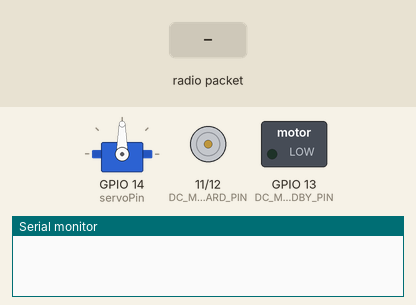
Simulated run of this sketch. Board: ESP32-S3. Parts: servo, motor-driver pin pairs drawn as motors (green arrow = first pin HIGH = forward, orange = second pin HIGH = backward, longer = more drive, stopped while the standby pin is LOW), switched loads named in the sketch (green lamp = pin HIGH), the last lines printed to the serial monitor. The inputs (shaded band) are chosen by the test bench.

Above: at 1.2 s.
1.3 s: radio packet "1" arrives
At 2.0 s:
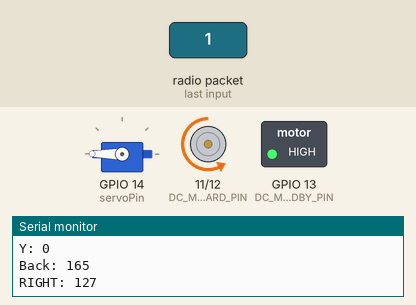
Timing chart, 0 to 4.3 s (numbered marks = the images above; inputs shaded):
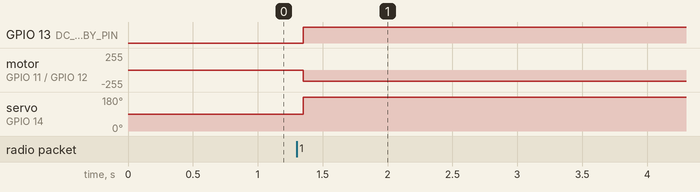

Measured:
- after the input at 1.3 s, GPIO 13 (DC_MOTOR_1_STANDBY_PIN): LOW → HIGH after 0.05 s; motor on GPIO 11 (DC_MOTOR_1_FORWARD_PIN) / GPIO 12 (DC_MOTOR_1_BACK_PIN): stopped → backward 165/255 after 0.05 s; servo on GPIO 14 (servoPin): 90° → 180° after 0.05 s

The sketch:

car_controller.ino
```cpp
#include <esp_now.h>
#include <WiFi.h>
#include <ESP32Servo.h>

Servo myservo;  // create servo object to control a servo
// 16 servo objects can be created on the ESP32

int pos = 0;  // variable to store the servo position
int servoPin = 14;

//DC motor
const int DC_MOTOR_1_PWM_PIN = 2;
const int DC_MOTOR_1_FORWARD_PIN = 11;
const int DC_MOTOR_1_BACK_PIN = 12;
const int DC_MOTOR_1_STANDBY_PIN = 13;

int current_steering_angle = 90;

const int freq = 3000;
const int pwmChannel = 0;
const int resolution = 8;
int dutyCycle = 200;

void i_received_data_from_remote(const uint8_t *mac, const uint8_t *incomingData, int len) {
  Serial.print("Bytes received: ");
  Serial.println(len);
  Serial.print("Message type: ");
  Serial.println(incomingData[0]);
  Serial.print("X: ");
  Serial.println(incomingData[1]);
  Serial.print("Y: ");
  Serial.println(incomingData[2]);
  if (incomingData[1] > 130) {
    int pwm = (double)(255.0 / 70.0) * (double)(incomingData[1] - 130);
    if (pwm > 165){
      pwm = 165;
    }
    Serial.print("FWD: ");
    Serial.println(pwm);

    analogWrite(DC_MOTOR_1_FORWARD_PIN, pwm);  //set forward direction
    analogWrite(DC_MOTOR_1_BACK_PIN, 0);     // back for a motor
    digitalWrite(DC_MOTOR_1_STANDBY_PIN, 1);  //standby direction
    //analogWrite(DC_MOTOR_1_PWM_PIN, pwm);     //LPWM L motor

  } else if (incomingData[1] < 100) {
    int pwm = (double)(255.0 / 100.0) * (double)((-1) * (incomingData[1] - 100));

    if (pwm > 165){
      pwm = 165;
    }

    Serial.print("Back: ");
    Serial.println(pwm);

    analogWrite(DC_MOTOR_1_FORWARD_PIN, 0);  //set forward direction
    analogWrite(DC_MOTOR_1_BACK_PIN, pwm);     // back for a motor
    digitalWrite(DC_MOTOR_1_STANDBY_PIN, 1);  //standby direction
    //analogWrite(DC_MOTOR_1_PWM_PIN, pwm);     //LPWM L motor

  } else if (incomingData[1] > 100 && incomingData[1] < 130) {
        digitalWrite(DC_MOTOR_1_STANDBY_PIN, 0);  //standby direction
  }

  if (incomingData[2] > 130) {
    current_steering_angle = (double)(255.0 / 70.0) * (double)(incomingData[2] - 130);
        current_steering_angle = current_steering_angle/2;

    if (current_steering_angle > 90){
      current_steering_angle = 90;
    }

    current_steering_angle = 90 - current_steering_angle;

    Serial.print("LEFT: ");
    Serial.println(current_steering_angle);


  } else if (incomingData[2] < 100) {
    current_steering_angle = (double)(255.0 / 100.0) * (double)( (-1)* (incomingData[2] - 100));
    current_steering_angle = current_steering_angle/2;
    Serial.print("RIGHT: ");
    Serial.println(current_steering_angle);

        if (current_steering_angle > 90){
      current_steering_angle = 90;
    }

    current_steering_angle = 90 + current_steering_angle;


  } else if (incomingData[2] > 100 && incomingData[2] < 130) {
    current_steering_angle = 90;

  }
}

void setup() {
  Serial.begin(115200);

  WiFi.mode(WIFI_STA);

  if (esp_now_init() != ESP_OK) {
    Serial.println("Error initializing ESP-NOW");
    return;
  }

  //pinMode(DC_MOTOR_1_PWM_PIN, OUTPUT);
  pinMode(DC_MOTOR_1_FORWARD_PIN, OUTPUT);
  pinMode(DC_MOTOR_1_BACK_PIN, OUTPUT);
  pinMode(DC_MOTOR_1_STANDBY_PIN, OUTPUT);

  // Allow allocation of all timers
  ESP32PWM::allocateTimer(0);
  ESP32PWM::allocateTimer(1);
  ESP32PWM::allocateTimer(2);
  ESP32PWM::allocateTimer(3);
  myservo.setPeriodHertz(50);           // standard 50 hz servo
  myservo.attach(servoPin, 500, 2400);  // attaches the servo on pin 18 to the servo object
                                        // using default min/max of 1000us and 2000us
                                        // different servos may require different min/max settings
                                        // for an accurate 0 to 180 sweep


  esp_now_register_recv_cb(i_received_data_from_remote);
}

void loop() {

		myservo.write(current_steering_angle);    // tell servo to go to position in variable 'pos'

  /*for (pos = 0; pos <= 180; pos += 1) { // goes from 0 degrees to 180 degrees
		// in steps of 1 degree
		myservo.write(pos);    // tell servo to go to position in variable 'pos'
		delay(5);             // waits 15ms for the servo to reach the position
	}
	for (pos = 180; pos >= 0; pos -= 1) { // goes from 180 degrees to 0 degrees
		myservo.write(pos);    // tell servo to go to position in variable 'pos'
		delay(5);             // waits 15ms for the servo to reach the position
	}*/
}
```
